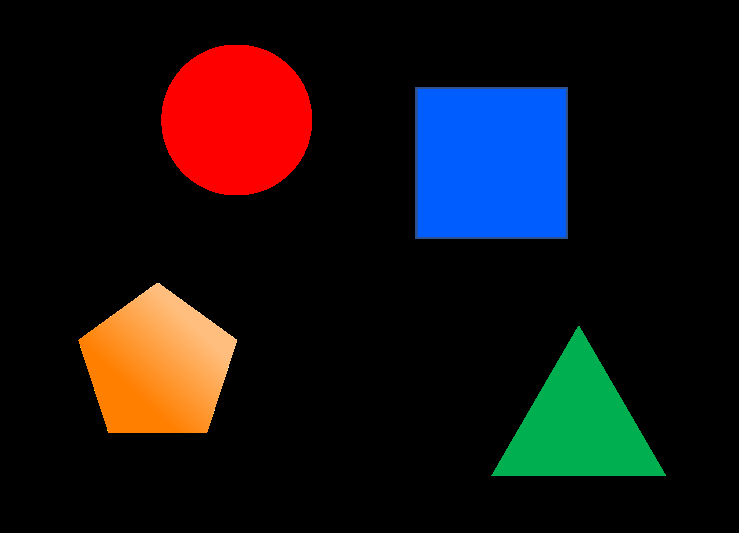
#> input picture data/rgb.png, 739 x 533 px
$ python 06_hsv.py
#> lines starting #> are read from the running program, lines starting #| are printed output that depends on the picture; after the words box and inside, x2 and y2 are one past the last pixel; in counts of white or black regions, pixels touching at a corner belong together
# import
import numpy as np
import cv2

# main
def main():
    # sample image read
    img = cv2.imread('../data/rgb.png')
#> img is the input picture: shape (533, 739, 3); mean B, G, R 19.6, 17.9, 22.5

    # define hsv threshold
    hsv_lower = np.array([0, 155, 155])
    hsv_upper = np.array([30, 255, 255])

    # convert RGB to HSV
    hsv = cv2.cvtColor(img, cv2.COLOR_BGR2HSV)
#> hsv: shape (533, 739, 3); mean H, S, V 9.6, 43.5, 43
    # extracted image by hsv threshold
    result_img = cv2.inRange(hsv, hsv_lower, hsv_upper)
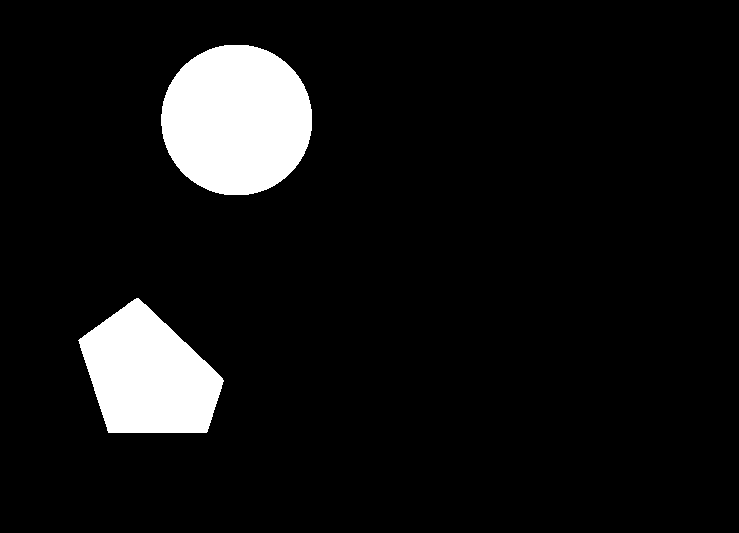
#> result_img: shape (533, 739); 7.9% white; 2 white regions, box (x1, y1, x2, y2) and area: (161, 45, 312, 195) 17942, (78, 298, 224, 433) 13176
    # masking
    output_img = cv2.bitwise_and(img, img, mask=result_img)
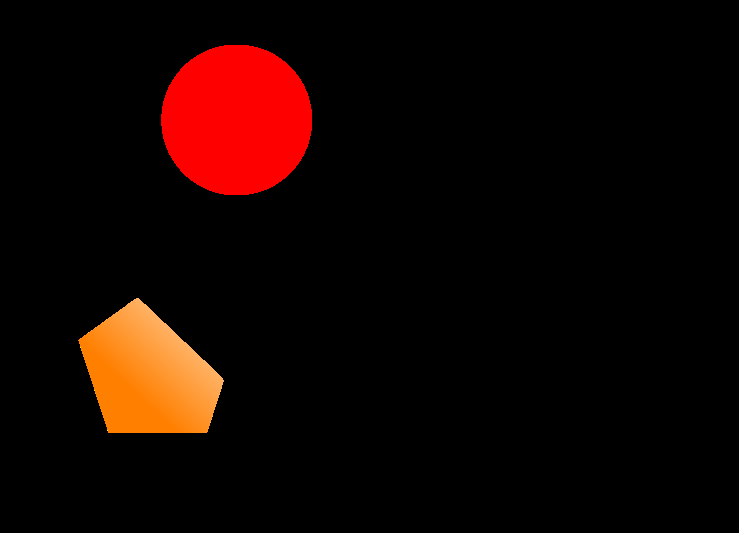
#> output_img: shape (533, 739, 3); mean B, G, R 1.2, 4.9, 20.1

    # save
    cv2.imwrite('../output/06/result.png', result_img)
    cv2.imwrite('../output/06/output.png', output_img)

if __name__ == '__main__':
    main()
